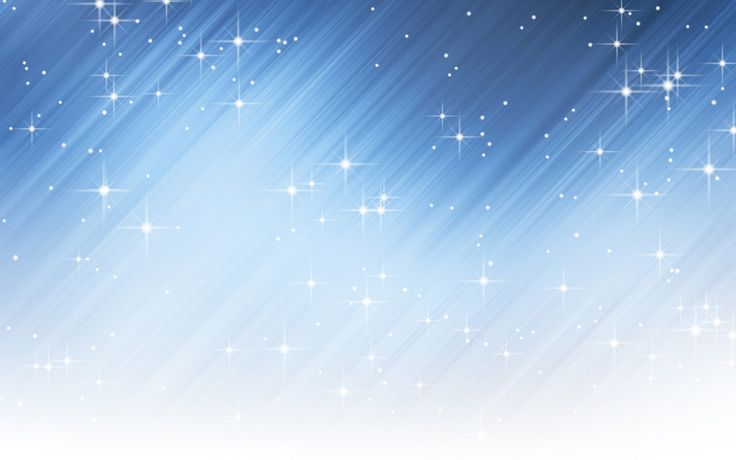
#> input picture kk.jpg, 736 x 460 px
$ python game4.py
#> lines starting #> are read from the running program, lines starting #| are printed output that depends on the picture; after the words box and inside, x2 and y2 are one past the last pixel; in counts of white or black regions, pixels touching at a corner belong together
import cv2
import random
import numpy as np


class Ball():
    def __init__(self, canvas, platform, ball_image_path="ball11.png"):
        self.canvas = canvas
        self.platform = platform
        self.radius = 10
        self.color = (0, 0, 255)
        self.x = random.choice([-3, -2, -1, 1, 2, 3])
        self.y = -1
        self.touch_bottom = False
        self.position = [200 + 19, 200]

        self.ball_image = cv2.imread(ball_image_path, cv2.IMREAD_UNCHANGED)
        self.ball_image = cv2.resize(self.ball_image,
                                     (self.radius * 2, self.radius * 2))  # Подгоняем размер изображения

    def touch_platform(self, ball_pos):
        platform_pos = self.platform.get_position()
        if (ball_pos[0] + self.radius * 2 >= platform_pos[0] and
                ball_pos[0] <= platform_pos[2] and
                ball_pos[1] + self.radius * 2 >= platform_pos[1] and
                ball_pos[1] <= platform_pos[1] + self.platform.height):
            return True
        return False

    def draw(self, frame):
        self.position[0] += self.x
        self.position[1] += self.y

        if self.position[1] <= 0:
            self.y = 3
        if self.position[1] + self.radius * 2 >= 400:
            self.touch_bottom = True
        if self.touch_platform([self.position[0], self.position[1], self.position[0] + self.radius * 2,
                                self.position[1] + self.radius * 2]):
            self.y = -3
        if self.position[0] <= 0:
            self.x = 3
        if self.position[0] + self.radius * 2 >= 500:
            self.x = -3

        y1, y2 = self.position[1], self.position[1] + self.radius * 2
        x1, x2 = self.position[0], self.position[0] + self.radius * 2

        roi = frame[y1:y2, x1:x2]
        if roi.shape[0] == self.ball_image.shape[0] and roi.shape[1] == self.ball_image.shape[1]:
            if self.ball_image.shape[2] == 4:
                alpha_mask = self.ball_image[:, :, 3] / 255.0
                for c in range(0, 3):
                    roi[:, :, c] = (1.0 - alpha_mask) * roi[:, :, c] + alpha_mask * self.ball_image[:, :, c]
            else:
                roi[:, :] = self.ball_image

    def get_position(self):
        return self.position


class Platform():
    def __init__(self, canvas, color):
        self.canvas = canvas
        self.color = color
        self.x = 230 + 19
        self.y = 300
        self.width = 100
        self.height = 10
        self.move_step = 14

    def left(self):
        self.x -= self.move_step

    def right(self):
        self.x += self.move_step

    def draw(self):
        if self.x < 0:
            self.x = 0
        if self.x + self.width > 500:
            self.x = 500 - self.width

    def get_position(self):
        return [self.x, self.y, self.x + self.width, self.y + self.height]


class Block():
    def __init__(self, x, y, width, height, color):
        self.x = x + 19
        self.y = y
        self.width = width
        self.height = height
        self.color = color
        self.visible = True

    def draw(self, frame):
        if self.visible:
            cv2.rectangle(frame, (self.x, self.y), (self.x + self.width, self.y + self.height), self.color, -1)

    def check_collision(self, ball_pos):
        if self.visible:
            block_rect = [self.x, self.y, self.x + self.width, self.y + self.height]
            if (ball_pos[0] >= block_rect[0] and ball_pos[0] <= block_rect[2]) and \
                    (ball_pos[1] >= block_rect[1] and ball_pos[1] <= block_rect[3]):
                self.visible = False
                return True
        return False


window_width, window_height = 500, 400
background = np.zeros((window_height, window_width, 3), dtype=np.uint8)

bg_image = cv2.imread("kk.jpg")
#> bg_image is the input picture: shape (460, 736, 3); mean B, G, R 226.3, 196.8, 169.3
bg_image = cv2.resize(bg_image, (window_width, window_height))
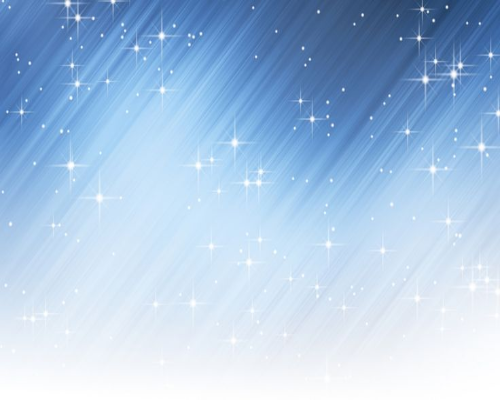
#> bg_image: shape (400, 500, 3); mean B, G, R 226.2, 196.7, 169.2

platform = Platform(background, 'green')
ball = Ball(background, platform)
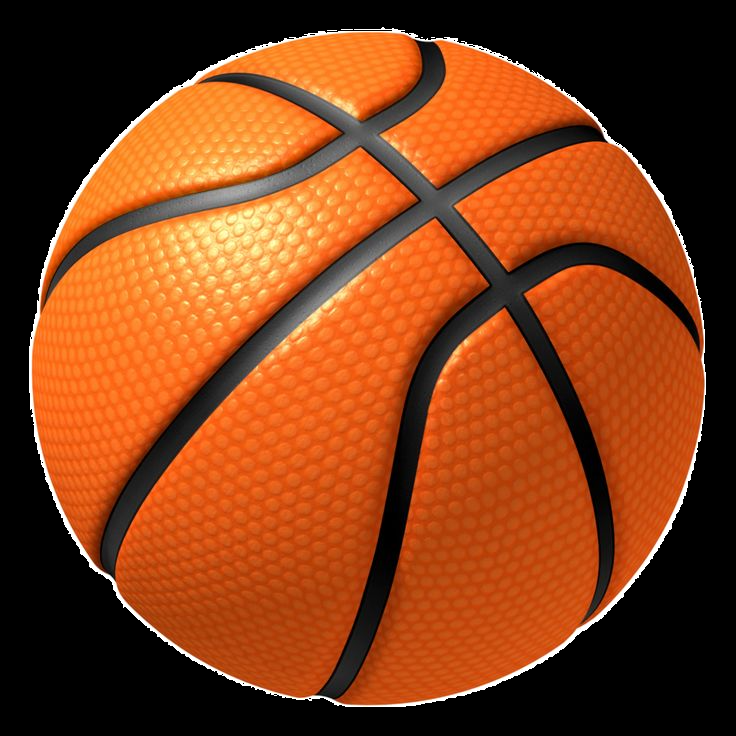
#> input picture ball11.png, 736 x 736 px
#> in __init__, self.ball_image is the input picture: shape (736, 736, 4); mean B, G, R, A 23.7, 61.9, 129.1, 166.2

blocks = []
block_width = 80
block_height = 20
block_color = (255, 255, 0)
horizontal_gap = 10
vertical_gap = 5

rows = 5
cols = window_width // (block_width + horizontal_gap)

for row in range(rows):
    for col in range(cols):
        x = col * (block_width + horizontal_gap)
        y = row * (block_height + vertical_gap) + 50
        blocks.append(Block(x, y, block_width, block_height, block_color))

while True:
    frame = bg_image.copy()

    font = cv2.FONT_HERSHEY_SIMPLEX
    cv2.putText(frame, "Game", (150, 40), font, 1, (255, 255, 255), 2, cv2.LINE_AA)
#> frame: shape (400, 500, 3); 0.53% of pixels changed, all inside (x1, y1, x2, y2) = (151, 17, 238, 43)

    for block in blocks:
        block.draw(frame)
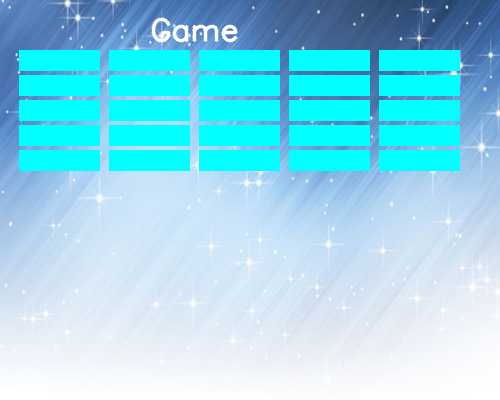
#> frame: shape (400, 500, 3); mean B, G, R 235.1, 215.7, 143.6

    cv2.rectangle(frame, (platform.x, platform.y), (platform.x + platform.width, platform.y + platform.height),
                  (0, 255, 0), -1)
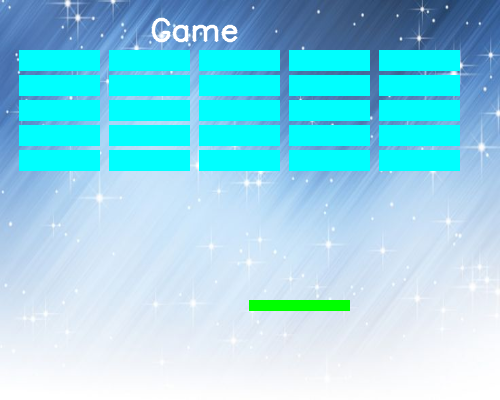
#> frame: shape (400, 500, 3); 0.56% of pixels changed, all inside (x1, y1, x2, y2) = (249, 300, 350, 311)

    ball_pos = ball.get_position()
    if 0 <= ball_pos[0] < window_width - ball.radius * 2 and 0 <= ball_pos[1] < window_height - ball.radius * 2:
        ball.draw(frame)
#> in draw, `alpha_mask = self.ball_image[:, :, 3] / 255.0`:
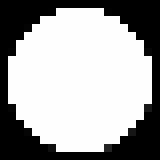
#> alpha_mask: shape (20, 20) float64 (shown 8 times larger); min 0, max 0.996, mean 0.639
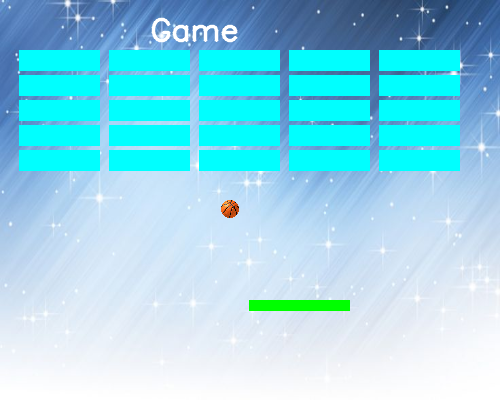
#> frame: shape (400, 500, 3); 0.13% of pixels changed, all inside (x1, y1, x2, y2) = (221, 200, 239, 218)

    for block in blocks:
        if block.check_collision(
                [ball_pos[0], ball_pos[1], ball_pos[0] + ball.radius * 2, ball_pos[1] + ball.radius * 2]):
            ball.y = -ball.y

    ball.draw(frame)
#> after the loop in draw (call 2), `for c in range(0, 3):`:
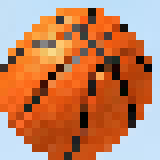
#> roi: shape (20, 20, 3) (shown 8 times larger); mean B, G, R 94.8, 128.3, 191.4
#> frame: shape (400, 500, 3); 0.13% of pixels changed, all inside (x1, y1, x2, y2) = (222, 199, 240, 217)

    cv2.imshow("Game", frame)

    key = cv2.waitKey(25) & 0xFF
#> (key q is pressed here)
    if key == ord('q'):
        break
    elif key == ord('a'):
        platform.left()
    elif key == ord('d'):
        platform.right()

    platform.draw()

    if ball.touch_bottom:
        print("Game Over!")
        break

cv2.destroyAllWindows()
